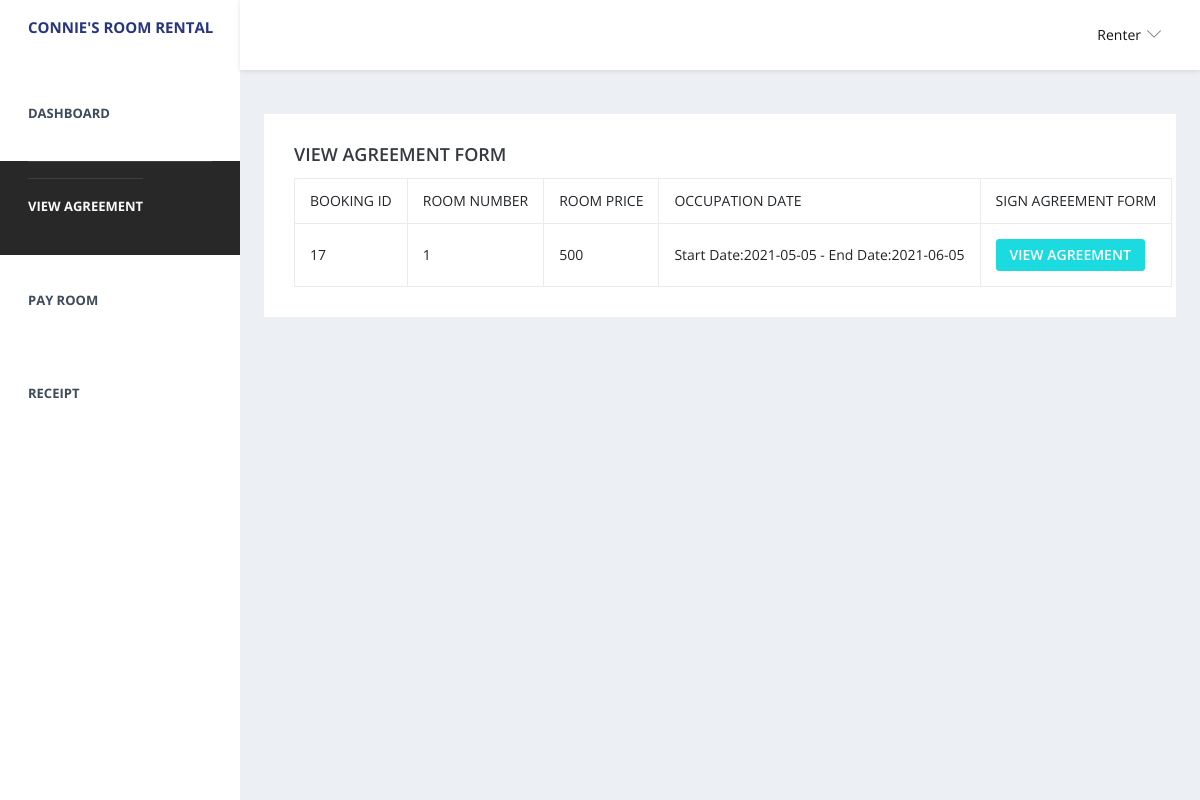
Screenshot of /login/renter_view_agreement.php (signed in) with the database file from the repository.
### tables this page shows
CREATE TABLE `booking_details` (
  `booking_id` int(11) NOT NULL,
  `user_id` int(11) NOT NULL,
  `room_id` int(11) NOT NULL,
  `startDate` date NOT NULL,
  `endDate` date NOT NULL,
  `bookingStatus` tinyint(4) NOT NULL
);

CREATE TABLE `room_details` (
  `room_id` int(11) NOT NULL,
  `room_number` varchar(250) NOT NULL,
  `room_price` float NOT NULL,
  `location` varchar(250) NOT NULL,
  `room_type` enum('Single','Double','Triple','Quad','Queen','King','Twin','Double-double','Studio') NOT NULL,
  `room_description` varchar(250) NOT NULL,
  `room_img` varchar(250) NOT NULL,
  `room_status` tinyint(1) NOT NULL
);

### login/renter_view_agreement.php (the view, shortened to what this page needs)
<!DOCTYPE html>
<html lang="en">
  <head>
    <link rel="stylesheet" href="vendors/simple-line-icons/css/simple-line-icons.css">
    <link rel="stylesheet" href="vendors/flag-icon-css/css/flag-icon.min.css">
    <link rel="stylesheet" href="vendors/css/vendor.bundle.base.css">
    <link rel="stylesheet" href="./vendors/daterangepicker/daterangepicker.css">
    <link rel="stylesheet" href="./vendors/chartist/chartist.min.css">
    <link rel="stylesheet" href="./css/style.css">
   </head>
  <body>
  <?php
  $conn = db();
  $renterID = $_SESSION['renter_id'];
  ?>
    <div class="container-scroller">
      <nav class="navbar default-layout-navbar col-lg-12 col-12 p-0 fixed-top d-flex flex-row">
        <div class="navbar-brand-wrapper d-flex align-items-center" style="background-color:white">
          <a class="navbar-brand brand-logo" href="#index.html">
              <p style="font-weight: bold">CONNIE'S ROOM RENTAL</p>
          </a>
        </div>
        <div class="navbar-menu-wrapper d-flex align-items-center flex-grow-1">
          <ul class="navbar-nav navbar-nav-right ml-auto">
            <li class="nav-item dropdown d-none d-xl-inline-flex user-dropdown">
              <a class="nav-link dropdown-toggle" id="UserDropdown" href="#" data-toggle="dropdown" aria-expanded="false">
                <span class="font-weight-normal"> Renter </span> </a>
            </li>
          </ul>
        </div>
      </nav>
      <div class="container-fluid page-body-wrapper">
          <nav class="sidebar sidebar-offcanvas" id="sidebar" style="background-color:white">
           <ul class="nav">
            <li class="nav-item nav-category"><a class="nav-link" href="renter_dashboard.php"><span class="nav-link text-dark">DASHBOARD</span></a></li>
            <li class="nav-item nav-category active"><a class="nav-link" href="renter_view_agreement.php"><span class="nav-link text-light">VIEW AGREEMENT</span></a></li>
             <li class="nav-item nav-category"><a class="nav-link" href="renter_pay_room.php"><span class="nav-link text-dark">PAY ROOM</span></a></li>
            <li class="nav-item nav-category"><a class="nav-link" href="renter_receipt.php"><span class="nav-link text-dark">receipt</span></a></li>
           </ul>
        </nav>
        <div class="main-panel">
          <div class="content-wrapper">
            <div class="row">
              <div class="col-lg-12 grid-margin stretch-card">
                <div class="card">
                  <div class="card-body">
                   <h4 class="card-title">VIEW AGREEMENT FORM</h4>
                  <table class="table table-bordered">
                      <thead>
                        <tr>
                          <th> BOOKING ID </th>
                          <th> ROOM NUMBER </th>
                          <th> ROOM PRICE </th>
                          <th> OCCUPATION DATE </th>
                          <th> SIGN AGREEMENT FORM </th>
                        </tr>
                      </thead>
                      <tbody>
                      <?php
                      $sqlRooms = "SELECT * FROM booking_details booking
                      JOIN room_details room
                      ON room.room_id = booking.room_id
                      WHERE booking.user_id = '$renterID';
                      ";
                       $resultRooms = mysqli_query($conn,$sqlRooms);
                      while($rowRooms = mysqli_fetch_assoc($resultRooms)) {
                      ?>
                        <tr>
                          <td> <?php echo $rowRooms['booking_id']; ?> </td>
                          <td> <?php echo $rowRooms['room_number']; ?> </td>
                          <td> <?php echo $rowRooms['room_price']; ?> </td>
                          <td> Start Date:<?php echo $rowRooms['startDate']; ?> - End Date:<?php echo $rowRooms['endDate']; ?> </td>
                          <td>
                            <?php if($rowRooms['bookingStatus'] == '1' OR $rowRooms['bookingStatus'] == '2') {  ?>
                            <a href="renter_see_agreement.php?viewBookID=<?php echo $rowRooms['booking_id']?>" class="btn btn-primary btn-sm">VIEW AGREEMENT</a>
                            <?php }else{ ?>
                              <a href="renter_add_agreement.php?bookID=<?php echo $rowRooms['booking_id']?>" class="btn btn-success btn-sm">SIGNED AGREEMENT</a>
                             <?php } ?>
                          </td>
                            </tr>
                          <?php } ?>
                        </tbody>
                    </table>
                  </div>
                </div>
              </div>
            </div>
          </div>
          <footer class="footer">
          </footer>
        </div>
      </div>
    </div>
  </body>
</html>

### rows the page displays
booking_details: booking_id "17", room.room_number "1", room.room_price "500", startDate "2021-05-05", endDate "2021-06-05"
